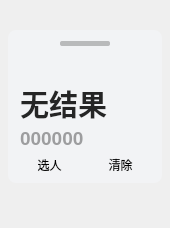
<?xml version="1.0" encoding="UTF-8"?>
<ui version="4.0">
 <class>Form</class>
 <widget class="QWidget" name="Form">
  <property name="geometry">
   <rect>
    <x>0</x>
    <y>0</y>
    <width>170</width>
    <height>228</height>
   </rect>
  </property>
  <property name="sizePolicy">
   <sizepolicy hsizetype="Fixed" vsizetype="Fixed">
    <horstretch>0</horstretch>
    <verstretch>0</verstretch>
   </sizepolicy>
  </property>
  <property name="minimumSize">
   <size>
    <width>145</width>
    <height>0</height>
   </size>
  </property>
  <property name="windowTitle">
   <string>Form</string>
  </property>
  <layout class="QVBoxLayout" name="verticalLayout">
   <property name="leftMargin">
    <number>8</number>
   </property>
   <property name="topMargin">
    <number>8</number>
   </property>
   <property name="rightMargin">
    <number>8</number>
   </property>
   <property name="bottomMargin">
    <number>22</number>
   </property>
   <item>
    <widget class="QFrame" name="backgnd">
     <property name="sizePolicy">
      <sizepolicy hsizetype="Preferred" vsizetype="Fixed">
       <horstretch>0</horstretch>
       <verstretch>0</verstretch>
      </sizepolicy>
     </property>
     <property name="styleSheet">
      <string notr="true">background-color: rgba(242, 243, 245, 255);
                            border-radius: 8px
                        </string>
     </property>
     <property name="frameShape">
      <enum>QFrame::StyledPanel</enum>
     </property>
     <property name="frameShadow">
      <enum>QFrame::Raised</enum>
     </property>
     <layout class="QVBoxLayout" name="verticalLayout_3">
      <item>
       <layout class="QHBoxLayout" name="horizontalLayout_2">
        <item>
         <spacer name="horizontalSpacer_2">
          <property name="orientation">
           <enum>Qt::Horizontal</enum>
          </property>
          <property name="sizeType">
           <enum>QSizePolicy::Maximum</enum>
          </property>
          <property name="sizeHint" stdset="0">
           <size>
            <width>20</width>
            <height>10</height>
           </size>
          </property>
         </spacer>
        </item>
        <item>
         <widget class="QLabel" name="label">
          <property name="sizePolicy">
           <sizepolicy hsizetype="Preferred" vsizetype="Fixed">
            <horstretch>0</horstretch>
            <verstretch>0</verstretch>
           </sizepolicy>
          </property>
          <property name="maximumSize">
           <size>
            <width>50</width>
            <height>5</height>
           </size>
          </property>
          <property name="styleSheet">
           <string notr="true">background-color:#503D3D3D;
                                                border-radius: 2px
                                            </string>
          </property>
         </widget>
        </item>
        <item>
         <spacer name="horizontalSpacer">
          <property name="orientation">
           <enum>Qt::Horizontal</enum>
          </property>
          <property name="sizeType">
           <enum>QSizePolicy::Maximum</enum>
          </property>
          <property name="sizeHint" stdset="0">
           <size>
            <width>20</width>
            <height>10</height>
           </size>
          </property>
         </spacer>
        </item>
       </layout>
      </item>
      <item>
       <spacer name="verticalSpacer">
        <property name="orientation">
         <enum>Qt::Vertical</enum>
        </property>
        <property name="sizeType">
         <enum>QSizePolicy::Fixed</enum>
        </property>
        <property name="sizeHint" stdset="0">
         <size>
          <width>20</width>
          <height>1</height>
         </size>
        </property>
       </spacer>
      </item>
      <item>
       <layout class="QVBoxLayout" name="verticalLayout_2">
        <property name="leftMargin">
         <number>3</number>
        </property>
        <item>
         <widget class="PixmapLabel" name="avatar">
          <property name="sizePolicy">
           <sizepolicy hsizetype="Expanding" vsizetype="Preferred">
            <horstretch>0</horstretch>
            <verstretch>0</verstretch>
           </sizepolicy>
          </property>
          <property name="minimumSize">
           <size>
            <width>20</width>
            <height>20</height>
           </size>
          </property>
          <property name="maximumSize">
           <size>
            <width>80</width>
            <height>80</height>
           </size>
          </property>
          <property name="styleSheet">
           <string notr="true">background-color: transparent;
border-radius: 40px;</string>
          </property>
         </widget>
        </item>
        <item>
         <layout class="QVBoxLayout" name="verticalLayout_4">
          <property name="spacing">
           <number>2</number>
          </property>
          <item>
           <widget class="QLabel" name="name">
            <property name="font">
             <font>
              <family>Microsoft YaHei UI</family>
              <pointsize>22</pointsize>
              <bold>true</bold>
             </font>
            </property>
            <property name="styleSheet">
             <string notr="true">color: rgba(37, 37, 37, 255);
                                                font-weight: bold
                                            </string>
            </property>
            <property name="text">
             <string>无结果</string>
            </property>
           </widget>
          </item>
          <item>
           <widget class="QLabel" name="id">
            <property name="font">
             <font>
              <family>Microsoft YaHei UI</family>
              <pointsize>14</pointsize>
              <bold>true</bold>
             </font>
            </property>
            <property name="styleSheet">
             <string notr="true">color: rgba(0, 0, 0, 90);
                                                font-weight: bold;
                                            </string>
            </property>
            <property name="text">
             <string>000000</string>
            </property>
           </widget>
          </item>
         </layout>
        </item>
       </layout>
      </item>
      <item>
       <layout class="QHBoxLayout" name="horizontalLayout">
        <item>
         <widget class="PrimaryPushButton" name="btn">
          <property name="text">
           <string>选人</string>
          </property>
         </widget>
        </item>
        <item>
         <widget class="PushButton" name="btn_clear">
          <property name="text">
           <string>清除</string>
          </property>
         </widget>
        </item>
       </layout>
      </item>
     </layout>
    </widget>
   </item>
  </layout>
 </widget>
 <customwidgets>
  <customwidget>
   <class>PushButton</class>
   <extends>QPushButton</extends>
   <header>qfluentwidgets</header>
  </customwidget>
  <customwidget>
   <class>PrimaryPushButton</class>
   <extends>QPushButton</extends>
   <header>qfluentwidgets</header>
  </customwidget>
  <customwidget>
   <class>PixmapLabel</class>
   <extends>QLabel</extends>
   <header>qfluentwidgets</header>
  </customwidget>
 </customwidgets>
 <resources/>
 <connections/>
</ui>
